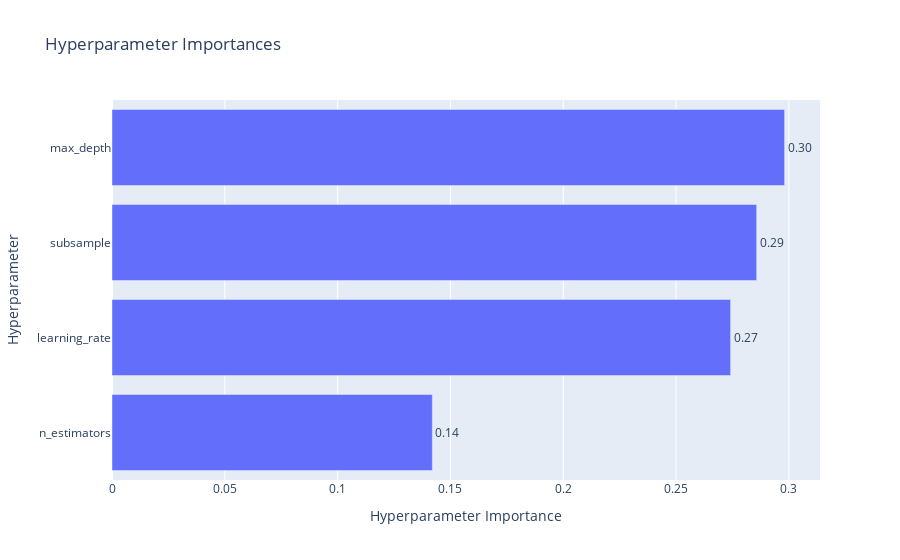

Source (notebook cell):
### Code cell
optuna.visualization.plot_param_importances(study_gb).show()

### Figure 1 — Plotly figure (JSON) as saved in the notebook; plotly's stock layout.template omitted (floating-point values rounded to 4 significant figures)
{"data": [{"cliponaxis": false, "hovertemplate": ["n_estimators (IntDistribution): 0.14198211720319326<extra></extra>", "learning_rate (FloatDistribution): 0.2741748386177395<extra></extra>", "subsample (FloatDistribution): 0.28573483603720545<extra></extra>", "max_depth (IntDistribution): 0.29810820814186184<extra></extra>"], "name": "Objective Value", "orientation": "h", "text": ["0.14", "0.27", "0.29", "0.30"], "textposition": "outside", "type": "bar", "x": [0.142, 0.2742, 0.2857, 0.2981], "y": ["n_estimators", "learning_rate", "subsample", "max_depth"]}], "layout": {"title": {"text": "Hyperparameter Importances"}, "xaxis": {"title": {"text": "Hyperparameter Importance"}}, "yaxis": {"title": {"text": "Hyperparameter"}}}}
